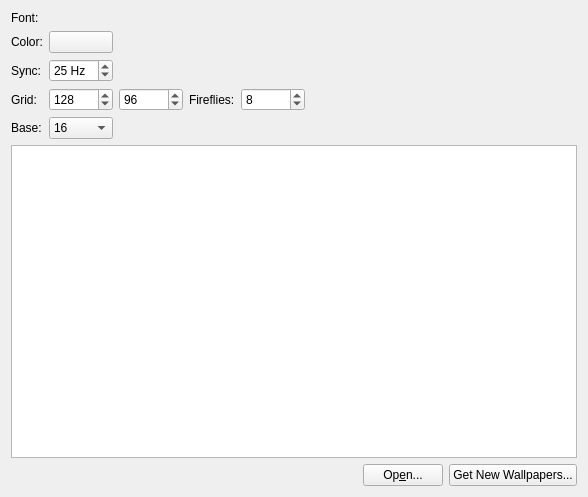
<?xml version="1.0" encoding="UTF-8"?>
<ui version="4.0">
 <class>config</class>
 <widget class="QWidget" name="config">
  <property name="geometry">
   <rect>
    <x>0</x>
    <y>0</y>
    <width>588</width>
    <height>497</height>
   </rect>
  </property>
  <layout class="QGridLayout" name="gridLayout">
   <item row="0" column="0">
    <widget class="QLabel" name="label_4">
     <property name="text">
      <string>Font:</string>
     </property>
    </widget>
   </item>
   <item row="1" column="0">
    <widget class="QLabel" name="label_5">
     <property name="text">
      <string>Color:</string>
     </property>
     <property name="buddy">
      <cstring>ColorBtn</cstring>
     </property>
    </widget>
   </item>
   <item row="1" column="1">
    <layout class="QHBoxLayout" name="ColorBar">
     <item>
      <widget class="KColorButton" name="ColorBtn">
       <property name="minimumSize">
        <size>
         <width>64</width>
         <height>0</height>
        </size>
       </property>
       <property name="color">
        <color>
         <red>158</red>
         <green>255</green>
         <blue>55</blue>
        </color>
       </property>
       <property name="defaultColor">
        <color>
         <red>158</red>
         <green>255</green>
         <blue>55</blue>
        </color>
       </property>
      </widget>
     </item>
     <item>
      <spacer name="Spacer1">
       <property name="orientation">
        <enum>Qt::Horizontal</enum>
       </property>
       <property name="sizeHint" stdset="0">
        <size>
         <width>187</width>
         <height>17</height>
        </size>
       </property>
      </spacer>
     </item>
    </layout>
   </item>
   <item row="2" column="0">
    <widget class="QLabel" name="label_2">
     <property name="locale">
      <locale language="English" country="UnitedStates"/>
     </property>
     <property name="text">
      <string>Sync:</string>
     </property>
     <property name="buddy">
      <cstring>RefreshCombo</cstring>
     </property>
    </widget>
   </item>
   <item row="2" column="1">
    <layout class="QHBoxLayout" name="RefreshBar">
     <item>
      <widget class="KIntSpinBox" name="RefreshCombo">
       <property name="minimumSize">
        <size>
         <width>64</width>
         <height>0</height>
        </size>
       </property>
       <property name="suffix">
        <string> Hz</string>
       </property>
       <property name="minimum">
        <number>10</number>
       </property>
       <property name="maximum">
        <number>50</number>
       </property>
       <property name="singleStep">
        <number>5</number>
       </property>
       <property name="value">
        <number>25</number>
       </property>
      </widget>
     </item>
     <item>
      <spacer name="Spacer3">
       <property name="orientation">
        <enum>Qt::Horizontal</enum>
       </property>
       <property name="sizeHint" stdset="0">
        <size>
         <width>40</width>
         <height>20</height>
        </size>
       </property>
      </spacer>
     </item>
    </layout>
   </item>
   <item row="3" column="0">
    <widget class="QLabel" name="label_3">
     <property name="locale">
      <locale language="English" country="UnitedStates"/>
     </property>
     <property name="text">
      <string>Grid:</string>
     </property>
     <property name="buddy">
      <cstring>WidthSpinner</cstring>
     </property>
    </widget>
   </item>
   <item row="3" column="1">
    <layout class="QHBoxLayout" name="SizeBar">
     <item>
      <widget class="KIntSpinBox" name="WidthSpinner">
       <property name="minimumSize">
        <size>
         <width>64</width>
         <height>0</height>
        </size>
       </property>
       <property name="minimum">
        <number>64</number>
       </property>
       <property name="maximum">
        <number>256</number>
       </property>
       <property name="singleStep">
        <number>2</number>
       </property>
       <property name="value">
        <number>128</number>
       </property>
      </widget>
     </item>
     <item>
      <widget class="KIntSpinBox" name="HeightSpinner">
       <property name="minimumSize">
        <size>
         <width>64</width>
         <height>0</height>
        </size>
       </property>
       <property name="minimum">
        <number>48</number>
       </property>
       <property name="maximum">
        <number>256</number>
       </property>
       <property name="singleStep">
        <number>2</number>
       </property>
       <property name="value">
        <number>96</number>
       </property>
      </widget>
     </item>
     <item>
      <widget class="QLabel" name="label">
       <property name="text">
        <string>Fireflies:</string>
       </property>
      </widget>
     </item>
     <item>
      <widget class="KIntSpinBox" name="CountSpinner">
       <property name="minimumSize">
        <size>
         <width>64</width>
         <height>0</height>
        </size>
       </property>
       <property name="minimum">
        <number>4</number>
       </property>
       <property name="maximum">
        <number>64</number>
       </property>
       <property name="singleStep">
        <number>4</number>
       </property>
       <property name="value">
        <number>8</number>
       </property>
      </widget>
     </item>
     <item>
      <spacer name="Spacer2">
       <property name="orientation">
        <enum>Qt::Horizontal</enum>
       </property>
       <property name="sizeHint" stdset="0">
        <size>
         <width>40</width>
         <height>20</height>
        </size>
       </property>
      </spacer>
     </item>
    </layout>
   </item>
   <item row="4" column="0">
    <widget class="QLabel" name="label_6">
     <property name="locale">
      <locale language="English" country="UnitedStates"/>
     </property>
     <property name="text">
      <string>Base:</string>
     </property>
    </widget>
   </item>
   <item row="4" column="1">
    <layout class="QHBoxLayout" name="BaseBar">
     <item>
      <widget class="KComboBox" name="BaseCombo">
       <property name="minimumSize">
        <size>
         <width>64</width>
         <height>0</height>
        </size>
       </property>
       <property name="currentIndex">
        <number>1</number>
       </property>
       <property name="autoCompletion">
        <bool>false</bool>
       </property>
       <item>
        <property name="text">
         <string>10</string>
        </property>
       </item>
       <item>
        <property name="text">
         <string>16</string>
        </property>
       </item>
       <item>
        <property name="text">
         <string>35</string>
        </property>
       </item>
       <item>
        <property name="text">
         <string>64</string>
        </property>
       </item>
      </widget>
     </item>
     <item>
      <spacer name="Spacer4">
       <property name="orientation">
        <enum>Qt::Horizontal</enum>
       </property>
       <property name="sizeHint" stdset="0">
        <size>
         <width>40</width>
         <height>20</height>
        </size>
       </property>
      </spacer>
     </item>
    </layout>
   </item>
   <item row="5" column="0" colspan="2">
    <widget class="QListView" name="m_view"/>
   </item>
   <item row="6" column="1">
    <layout class="QHBoxLayout" name="WallBar">
     <item>
      <spacer name="Spacer5">
       <property name="orientation">
        <enum>Qt::Horizontal</enum>
       </property>
       <property name="sizeHint" stdset="0">
        <size>
         <width>40</width>
         <height>20</height>
        </size>
       </property>
      </spacer>
     </item>
     <item>
      <widget class="KPushButton" name="OpenWallBtn">
       <property name="text">
        <string>Op&amp;en...</string>
       </property>
      </widget>
     </item>
     <item>
      <widget class="QPushButton" name="NeWallBtn">
       <property name="toolTip">
        <string>Download new wallpapers</string>
       </property>
       <property name="text">
        <string>Get New Wallpapers...</string>
       </property>
      </widget>
     </item>
    </layout>
   </item>
   <item row="0" column="1">
    <layout class="QHBoxLayout" name="FontBar">
     <item>
      <widget class="KFontRequester" name="FontChooser">
       <property name="font">
        <font>
         <family>Matrix Code NFI</family>
         <pointsize>8</pointsize>
         <weight>50</weight>
         <italic>false</italic>
         <bold>false</bold>
        </font>
       </property>
      </widget>
     </item>
    </layout>
   </item>
  </layout>
 </widget>
 <customwidgets>
  <customwidget>
   <class>KIntSpinBox</class>
   <extends>QSpinBox</extends>
   <header>knuminput.h</header>
  </customwidget>
  <customwidget>
   <class>KFontRequester</class>
   <extends>QWidget</extends>
   <header>kfontrequester.h</header>
  </customwidget>
  <customwidget>
   <class>KPushButton</class>
   <extends>QPushButton</extends>
   <header>kpushbutton.h</header>
  </customwidget>
  <customwidget>
   <class>KComboBox</class>
   <extends>QComboBox</extends>
   <header>kcombobox.h</header>
  </customwidget>
  <customwidget>
   <class>KColorButton</class>
   <extends>QPushButton</extends>
   <header>kcolorbutton.h</header>
  </customwidget>
 </customwidgets>
 <resources/>
 <connections/>
</ui>
